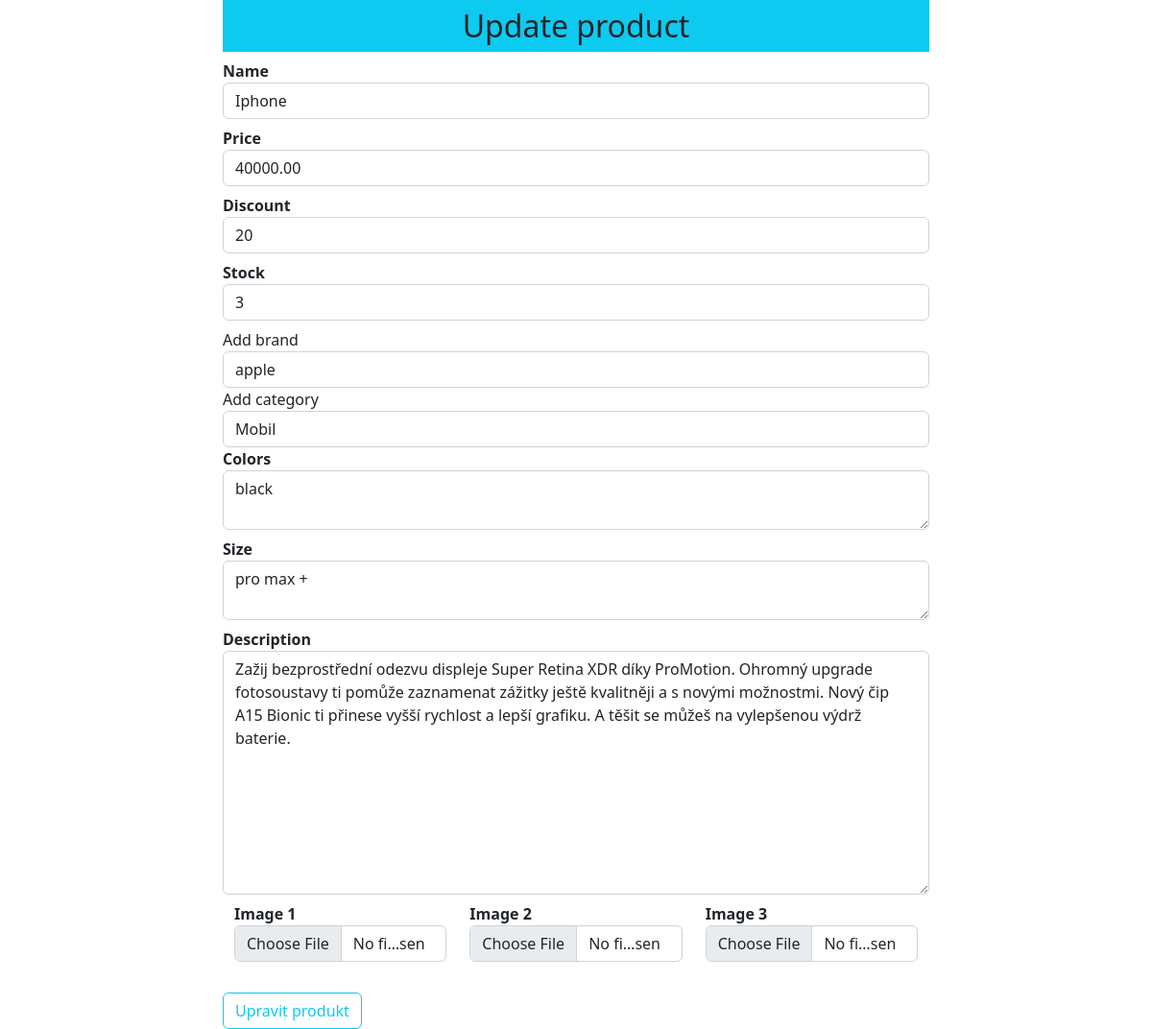
The app's page /updateproduct/1 (signed in) with its own data.
### shop/products/models.py (models this page shows, shortened)
class Addproduct(db.Model):
    __searchable__= ['name', 'description']
    id = db.Column(db.Integer, primary_key=True)
    name = db.Column(db.String(80), nullable=False)
    price = db.Column(db.Numeric(10,2), nullable=False)
    discount = db.Column(db.Integer, default=0)
    stock = db.Column(db.Integer, nullable=False)
    colors = db.Column(db.Text, nullable=False)
    size = db.Column(db.Text, nullable=False)
    description = db.Column(db.Text, nullable=False)
    pub_date = db.Column(db.DateTime, nullable=False,
        default=datetime.utcnow)
    brand_id = db.Column(db.Integer, db.ForeignKey('brand.id'), nullable=False)
    brand = db.relationship('Brand', backref=db.backref('posts', lazy=True))
    category_id = db.Column(db.Integer, db.ForeignKey('category.id'), nullable=False)
    category = db.relationship('Category',backref=db.backref('posts', lazy=True))
    image_1 = db.Column(db.String(150), nullable=False, default='image.jpg')
    image_2 = db.Column(db.String(150), nullable=False, default='image.jpg')
    image_3 = db.Column(db.String(150), nullable=False, default='image.jpg')

class Brand(db.Model):
	id = db.Column(db.Integer, primary_key=True)
	name = db.Column(db.String(30), nullable=False, unique=True)

class Category(db.Model):
	id = db.Column(db.Integer, primary_key=True)
	name = db.Column(db.String(30), nullable=False, unique=True)

### shop/products/routes.py (the view, shortened to what this page needs)
@app.route('/updateproduct/<int:id>', methods=['POST', 'GET'])
def updateproduct(id):
	if 'email' not in session:
		flash('Prvně se prosím přihlašte', 'danger')
		return redirect(url_for('login'))
	brands = Brand.query.all()
	categories = Category.query.all()
	brand = request.form.get('brand')
	category = request.form.get('category')
	product = Addproduct.query.get_or_404(id)
	form = Addproducts(request.form)
	form.name.data = product.name
	form.price.data = product.price
	form.discount.data = product.discount
	form.stock.data = product.stock
	form.colors.data = product.colors
	form.size.data = product.size
	form.description.data = product.description
	return render_template('products/updateproduct.html', form=form, brands=brands, categories=categories, product=product)

### shop/products/forms.py
class Addproducts(Form):
	name = StringField('Name', [validators.DataRequired()])
	price = DecimalField('Price', [validators.DataRequired()])
	discount = IntegerField('Discount', default=0)
	stock = IntegerField('Stock', [validators.DataRequired()])
	colors = TextAreaField('Colors', [validators.DataRequired()])
	size = TextAreaField('Size', [validators.DataRequired()])
	description = TextAreaField('Description', [validators.DataRequired()])
	image_1 = FileField('Image 1', validators=[FileAllowed(['jpg', 'png', 'gif', 'jpeg'])])
	image_2 = FileField('Image 2', validators=[FileAllowed(['jpg', 'png', 'gif', 'jpeg'])])
	image_3 = FileField('Image 3', validators=[FileAllowed(['jpg', 'png', 'gif', 'jpeg'])])

### shop/templates/products/updateproduct.html (shortened to what this page needs)
{% extends "layout.html" %}
{% block content %}
<div class="container">
    <div class="row">
    <div class="col-md-2"></div>
    <div class="col-md-8">
        <h2 class="text-center bg-info p-2">Update product</h2>
        {% from "_formhelpers.html" import render_field %}
        <form action="" method="POST" enctype="multipart/form-data">
            {{ render_field(form.name, class="form-control", placeholder="Zadej název produktu" )}}
            {{ render_field(form.price, class="form-control", placeholder="Zadej cenu" )}}
            {{ render_field(form.discount, class="form-control", placeholder="Zadej slevu" )}}
            {{ render_field(form.stock, class="form-control", placeholder="Zadej kolik máš kusů" )}}
            <label for="brand">Add brand</label>
            <select name="brand" id="brand" class="form-control" required>
                <option value="{{ product.brand_id }}">{{ product.brand.name }}</option>
            </select>
            <label for="category">Add category</label>
            <select name="category" id="category" class="form-control" required>
                <option value="{{ product.category_id }}">{{ product.category.name }}</option>
            </select>
            {{ render_field(form.colors, class="form-control", placeholder="Zadej barvu" )}}
            {{ render_field(form.size, class="form-control", placeholder="Zadej velikost" )}}
            {{ render_field(form.description, class="form-control", placeholder="Zadej popis produktu", rows="10")}}
            <div class="container">
                <div class="row">
                  <div class="col-md-4">{{ render_field(form.image_1, class="form-control")}}</div>
                    <div class="col-md-4">{{ render_field(form.image_2, class="form-control")}}</div>
                    <div class="col-md-4">{{ render_field(form.image_3, class="form-control")}}</div>
                </div>
            </div>
            <button type="submit" class="btn btn-outline-info mt-4">Upravit produkt</button>
            </form>
    </div>
    <div class="col-md-2"></div>
</div>
</div>
{% endblock content %}

### records on screen
Addproduct: name "Iphone", price "40000.00", discount "20", stock "3", colors "black", size "pro max +", description "Zažij bezprostřední odezvu displeje Super Retina XDR díky ProMotion. Ohromný upgrade fotosoustavy ti pomůže zaznamenat zážitky ještě kvalitněji a s novými možnostmi. Nový čip A15 Bionic ti přinese vyšší rychlost a lepší grafiku. A těšit se můžeš na vylepšenou výdrž baterie."
Brand: brand "apple"
Category: category "Mobil"

### other values on screen
{{ field.label }} "Name Price Discount Stock Colors Size Description Image 1 Image 2 Image 3"
